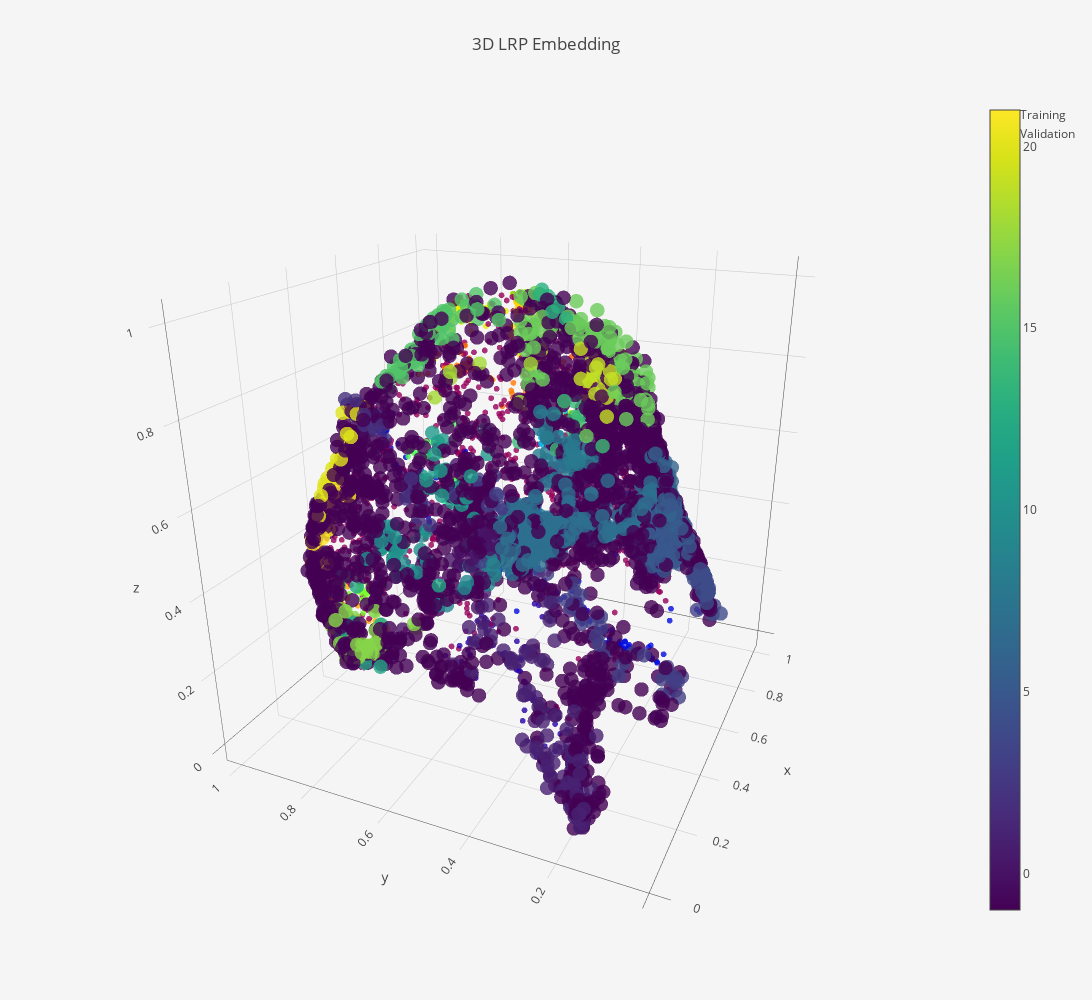

The code cell stored with this chart in its notebook:
### Code cell
plot_clusters(pipeline)

### Figure 1 — Plotly figure (JSON) as saved in the notebook; plotly's stock layout.template omitted (floating-point values rounded to 4 significant figures; data arrays with more than 128 entries replaced by an {"elided": "..."} marker saying what was removed)
{"data": [{"marker": {"color": {"elided": "3060 int values"}, "colorscale": "Rainbow", "opacity": 0.8, "size": 2}, "mode": "markers", "name": "Training", "text": {"elided": "3060 int values"}, "type": "scatter3d", "uid": "517b1310-f30a-4427-b333-d38d2a5f4778", "x": {"elided": "3060 float values"}, "y": {"elided": "3060 float values"}, "z": {"elided": "3060 float values"}}, {"marker": {"color": {"elided": "3283 int values"}, "colorscale": "Viridis", "opacity": 0.8, "showscale": true, "size": 5}, "mode": "markers", "name": "Validation", "text": {"elided": "3283 int values"}, "type": "scatter3d", "uid": "5268479f-8165-402c-a1f9-abc0b61d31b6", "x": {"elided": "3283 float values"}, "y": {"elided": "3283 float values"}, "z": {"elided": "3283 float values"}}], "layout": {"autosize": false, "height": 1000, "paper_bgcolor": "#F5F5F5", "scene": {"aspectmode": "auto", "aspectratio": {"x": 0.9958, "y": 0.9995, "z": 1.005}, "camera": {"center": {"x": 0, "y": 0, "z": 0}, "eye": {"x": -1.82, "y": -0.8058, "z": 0.8524}, "projection": {"type": "perspective"}, "up": {"x": 0, "y": 0, "z": 1}}}, "title": {"text": "3D LRP Embedding"}, "width": 1200}}
